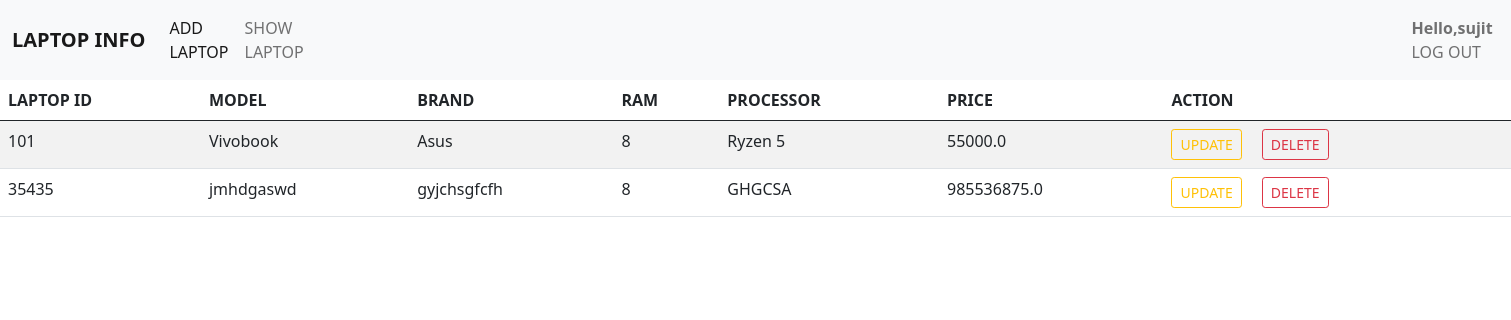
/lrv/ (signed in), run on the app's committed database.
### crud_app/models.py (models this page shows)
class Laptops(models.Model):
    laptop_id = models.IntegerField(unique=True)
    model_name = models.CharField(max_length=30)
    brand = models.CharField(max_length=30)
    ram = models.IntegerField()
    processor = models.CharField(max_length=20)
    price = models.FloatField()

### crud_app/views.py (the view)
# urls.py: path('lrv/', laptop_retrive_view, name = 'show_url'),
@login_required(login_url='signin_url')
def laptop_retrive_view(request):
    objs = Laptops.objects.all()
    template_name = 'crud_app/laptop_list.html'
    context = {'data': objs}
    return render(request, template_name, context)

### templates/crud_app/laptop_list.html (shortened to what this page needs)
{% extends 'base.html'%}
{% block content %}
<table class="table table-striped">
    <center>
    <thead>
        <tr>
            <th>LAPTOP ID</th>
            <th>MODEL</th>
            <th>BRAND</th>
            <th>RAM</th>
            <th>PROCESSOR</th>
            <th>PRICE</th>
            <th>ACTION</th>
        </tr>
    </thead>
    <tbody>
        {% for record in data %}
            <tr>
                <td>{{record.laptop_id}}</td>
                <td>{{record.model_name}}</td>
                <td>{{record.brand}}</td>
                <td>{{record.ram}}</td>
                <td>{{record.processor}}</td>
                <td>{{record.price}}</td>
                <td>
                    <a href="{% url 'update_url' record.id %}"><button class="btn btn-outline-warning btn-sm me-3">UPDATE</button></a>
                    <a href="{% url 'delete_url' record.id %}"><button class="btn btn-outline-danger btn-sm">DELETE</button></a>
                </td>
            </tr>
        {% endfor %}
    </tbody>
</table>
{% endblock %}

### templates/base.html (shortened to what this page needs)
<!DOCTYPE html>
<html lang="en">
<head>
    <link href="https://cdn.jsdelivr.net/npm/bootstrap@5.0.2/dist/css/bootstrap.min.css" rel="stylesheet">
</head>
<body>
    <nav class="navbar navbar-expand-lg navbar-light bg-light">
      <div class="container-fluid">
        <a class="navbar-brand" href="#"> <b>LAPTOP INFO</b></a>
        <div class="collapse navbar-collapse" id="navbarNavAltMarkup">
          <div class="navbar-nav">
            <a class="nav-link active" aria-current="page" href="{% url 'add_url' %}">ADD LAPTOP</a>
            <a class="nav-link" href="{% url 'show_url'%}">SHOW LAPTOP</a>
            {% if user.is_authenticated %}
              <a class="nav-link" href="{% url 'signout_url' %}" style="padding-left:1100px"><span><b>Hello,{{user.username}}</b></span> LOG OUT</a>
            {% else %}
            <a class="nav-link" href="{% url 'signup_url' %}" style="padding-left:1100px">SIGN UP</a>
            <a class="nav-link" href="{% url 'signin_url'%}">LOG IN</a>
            {% endif %}
          </div>
        </div>
      </div>
    </nav>
    {% block content %}
    {% endblock %}
</body>
</html>

### data on the page
Laptops: laptop_id "101", model_name "Vivobook", brand "Asus", ram "8", processor "Ryzen 5", price "55000.0"
Laptops: laptop_id "35435", model_name "jmhdgaswd", brand "gyjchsgfcfh", ram "8", processor "GHGCSA", price "985536875.0"

### other printed values
{{ user.username }} "sujit"
